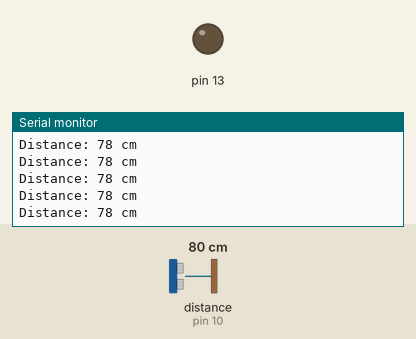
A sketch run on a simulated Arduino Uno, built with avr-gcc and run on an emulated ATmega328P. Parts: output pins drawn as LEDs (lit = HIGH), the last lines printed to the serial monitor. Wiring (inferred from the names in the program): ultrasonic range finder: trigger pin 9; echo pin 10. The inputs (shaded band) are chosen by the test bench; at power-on: distance to the obstacle (sensor on pin 10) 80 cm. The echo pulse lasts 58.3 µs per cm; pins used as bus, display or sensor lines are not drawn.

Above: at 1.2 s.
1.3 s: distance to the obstacle (sensor on pin 10) set to 2 cm
At 2.0 s:
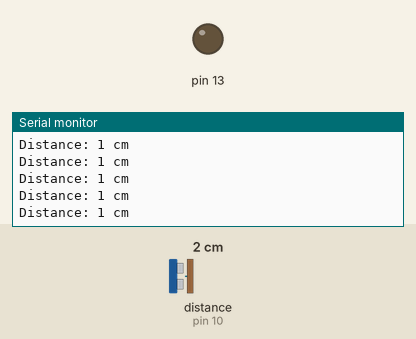
4.3 s: distance to the obstacle (sensor on pin 10) set to 120 cm
At 4.9 s:
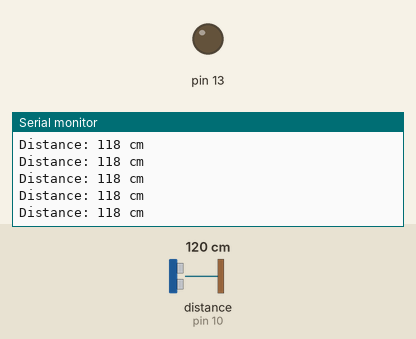
Timing chart, 0 to 7.3 s (numbered marks = the images above; inputs shaded):
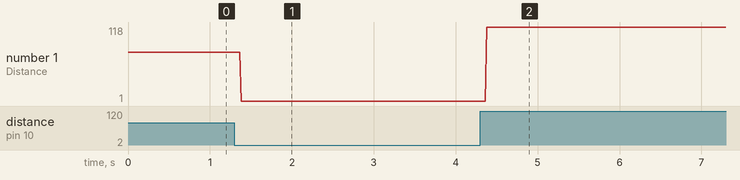

The sketch:

ultra_sonic_4.ino
```cpp
#define echoPin 10 // attach pin D2 Arduino to pin Echo of HC-SR04
#define trigPin 9 //attach pin D3 Arduino to pin Trig of HC-SR04

// defines variables
long duration;
int distance;

void setup() {
  pinMode(trigPin, OUTPUT);
  pinMode(echoPin, INPUT);
  pinMode(13, OUTPUT);
  Serial.begin(9600);
}

void loop() {
  digitalWrite(trigPin, LOW);
  delayMicroseconds(2);
  digitalWrite(trigPin, HIGH);
  delayMicroseconds(10);
  digitalWrite(trigPin, LOW);

 duration = pulseIn(echoPin, HIGH);
 distance = duration * 0.034 / 2;

 if (distance > 75 && distance < 25)
  {
    digitalWrite(13, HIGH);
  }
  else
  {
   digitalWrite(13, LOW);
  }

  Serial.print("Distance: ");
  Serial.print(distance);
  Serial.println(" cm");
}
```

Measured:
- after the input at 1.3 s, the serial monitor: prints a new line after 0.08 s (image 1)
- after the input at 4.3 s, the serial monitor: prints a new line after 0.08 s (image 2)
- plotted number 1: 78 → 1 after the input at 1.3 s, 1 → 118 after the input at 4.3 s
